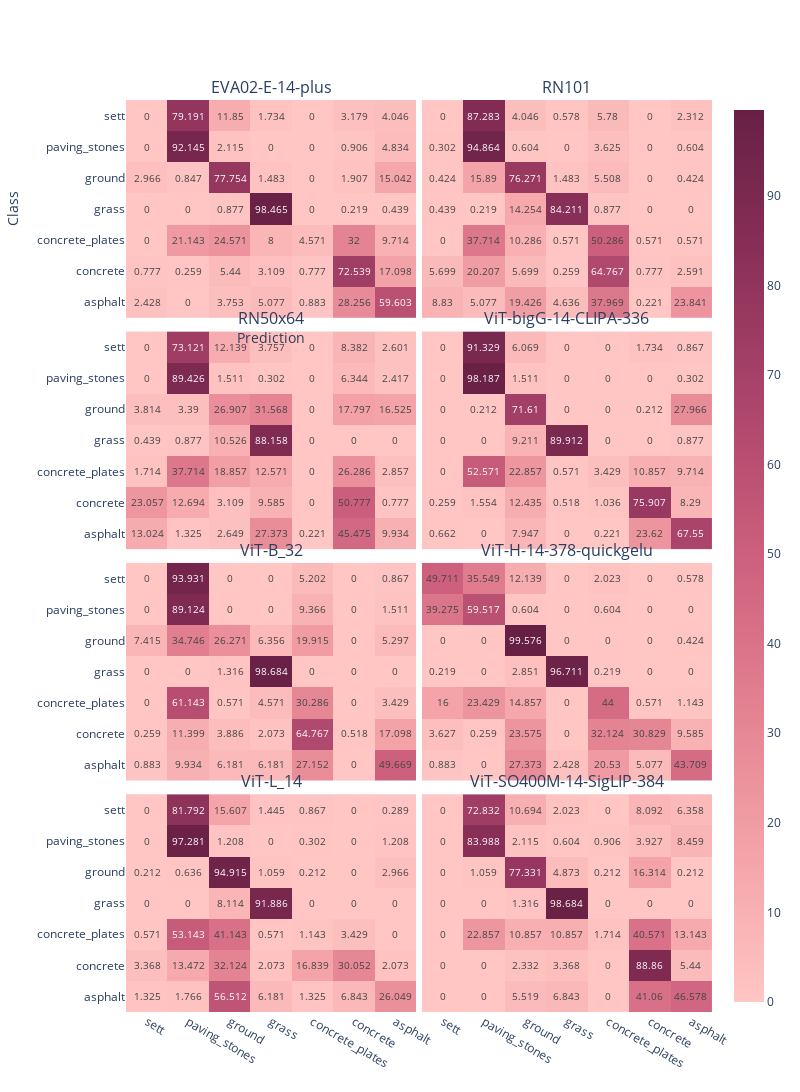

Write notebook code for a chart like this one.
### Code cell
# fig = go.Figure().set_subplots(rows=n_rows, cols=2, shared_xaxes=True, shared_yaxes=True, vertical_spacing=0.05, horizontal_spacing=0.01)
fig = make_subplots(rows=n_rows, cols=2, 
                    shared_xaxes=True, 
                    shared_yaxes=True,
                    subplot_titles=list(modelwise_confusion_matrices.keys()),
                    vertical_spacing=0.015, 
                    horizontal_spacing=0.01,
                    # x_title="Prediction",
                    # y_title="Class",
                    )

for i,modelname in enumerate(modelwise_confusion_matrices):
    subplot = px.imshow(modelwise_confusion_matrices[modelname],
                
                x=available_classes,
                y=available_classes,
              text_auto=True, 
              #  aspect="auto",
               )
    
    # print(i//2+1,i%2+1)
    subplot['layout']['xaxis']['autorange'] = "reversed"

    fig.add_trace(subplot.data[0], row=i//2+1, col=i%2+1)
    fig.update_xaxes(row=i//2+1, col=i%2+1, autorange='reversed')
    # fig.append_trace(subplot.data[0], row=i//2+1, col=i%2+1)

fig.update_coloraxes(colorscale=px.colors.sequential.Burg)
fig.update_layout(height=400*n_rows, width=400*2,
                  xaxis_title="Prediction",
                  yaxis_title="Class",
                  showlegend=True,)
fig.show()

### Figure 1 — Plotly figure (JSON) as saved in the notebook; plotly's stock layout.template omitted (floating-point values rounded to 4 significant figures)
{"data": [{"coloraxis": "coloraxis", "hovertemplate": "x: %{x}<br>y: %{y}<br>color: %{z}<extra></extra>", "name": "0", "texttemplate": "%{z}", "type": "heatmap", "x": ["asphalt", "concrete", "concrete_plates", "grass", "ground", "paving_stones", "sett"], "xaxis": "x", "y": ["asphalt", "concrete", "concrete_plates", "grass", "ground", "paving_stones", "sett"], "yaxis": "y", "z": [[59.6, 28.26, 0.883, 5.077, 3.753, 0, 2.428], [17.1, 72.54, 0.777, 3.109, 5.44, 0.259, 0.777], [9.714, 32, 4.571, 8, 24.57, 21.14, 0], [0.439, 0.219, 0, 98.47, 0.877, 0, 0], [15.04, 1.907, 0, 1.483, 77.75, 0.847, 2.966], [4.834, 0.906, 0, 0, 2.115, 92.14, 0], [4.046, 3.179, 0, 1.734, 11.85, 79.19, 0]]}, {"coloraxis": "coloraxis", "hovertemplate": "x: %{x}<br>y: %{y}<br>color: %{z}<extra></extra>", "name": "0", "texttemplate": "%{z}", "type": "heatmap", "x": ["asphalt", "concrete", "concrete_plates", "grass", "ground", "paving_stones", "sett"], "xaxis": "x2", "y": ["asphalt", "concrete", "concrete_plates", "grass", "ground", "paving_stones", "sett"], "yaxis": "y2", "z": [[23.84, 0.221, 37.97, 4.636, 19.43, 5.077, 8.83], [2.591, 0.777, 64.77, 0.259, 5.699, 20.21, 5.699], [0.571, 0.571, 50.29, 0.571, 10.29, 37.71, 0], [0, 0, 0.877, 84.21, 14.25, 0.219, 0.439], [0.424, 0, 5.508, 1.483, 76.27, 15.89, 0.424], [0.604, 0, 3.625, 0, 0.604, 94.86, 0.302], [2.312, 0, 5.78, 0.578, 4.046, 87.28, 0]]}, {"coloraxis": "coloraxis", "hovertemplate": "x: %{x}<br>y: %{y}<br>color: %{z}<extra></extra>", "name": "0", "texttemplate": "%{z}", "type": "heatmap", "x": ["asphalt", "concrete", "concrete_plates", "grass", "ground", "paving_stones", "sett"], "xaxis": "x3", "y": ["asphalt", "concrete", "concrete_plates", "grass", "ground", "paving_stones", "sett"], "yaxis": "y3", "z": [[9.934, 45.48, 0.221, 27.37, 2.649, 1.325, 13.02], [0.777, 50.78, 0, 9.585, 3.109, 12.69, 23.06], [2.857, 26.29, 0, 12.57, 18.86, 37.71, 1.714], [0, 0, 0, 88.16, 10.53, 0.877, 0.439], [16.52, 17.8, 0, 31.57, 26.91, 3.39, 3.814], [2.417, 6.344, 0, 0.302, 1.511, 89.43, 0], [2.601, 8.382, 0, 3.757, 12.14, 73.12, 0]]}, {"coloraxis": "coloraxis", "hovertemplate": "x: %{x}<br>y: %{y}<br>color: %{z}<extra></extra>", "name": "0", "texttemplate": "%{z}", "type": "heatmap", "x": ["asphalt", "concrete", "concrete_plates", "grass", "ground", "paving_stones", "sett"], "xaxis": "x4", "y": ["asphalt", "concrete", "concrete_plates", "grass", "ground", "paving_stones", "sett"], "yaxis": "y4", "z": [[67.55, 23.62, 0.221, 0, 7.947, 0, 0.662], [8.29, 75.91, 1.036, 0.518, 12.44, 1.554, 0.259], [9.714, 10.86, 3.429, 0.571, 22.86, 52.57, 0], [0.877, 0, 0, 89.91, 9.211, 0, 0], [27.97, 0.212, 0, 0, 71.61, 0.212, 0], [0.302, 0, 0, 0, 1.511, 98.19, 0], [0.867, 1.734, 0, 0, 6.069, 91.33, 0]]}, {"coloraxis": "coloraxis", "hovertemplate": "x: %{x}<br>y: %{y}<br>color: %{z}<extra></extra>", "name": "0", "texttemplate": "%{z}", "type": "heatmap", "x": ["asphalt", "concrete", "concrete_plates", "grass", "ground", "paving_stones", "sett"], "xaxis": "x5", "y": ["asphalt", "concrete", "concrete_plates", "grass", "ground", "paving_stones", "sett"], "yaxis": "y5", "z": [[49.67, 0, 27.15, 6.181, 6.181, 9.934, 0.883], [17.1, 0.518, 64.77, 2.073, 3.886, 11.4, 0.259], [3.429, 0, 30.29, 4.571, 0.571, 61.14, 0], [0, 0, 0, 98.68, 1.316, 0, 0], [5.297, 0, 19.91, 6.356, 26.27, 34.75, 7.415], [1.511, 0, 9.366, 0, 0, 89.12, 0], [0.867, 0, 5.202, 0, 0, 93.93, 0]]}, {"coloraxis": "coloraxis", "hovertemplate": "x: %{x}<br>y: %{y}<br>color: %{z}<extra></extra>", "name": "0", "texttemplate": "%{z}", "type": "heatmap", "x": ["asphalt", "concrete", "concrete_plates", "grass", "ground", "paving_stones", "sett"], "xaxis": "x6", "y": ["asphalt", "concrete", "concrete_plates", "grass", "ground", "paving_stones", "sett"], "yaxis": "y6", "z": [[43.71, 5.077, 20.53, 2.428, 27.37, 0, 0.883], [9.585, 30.83, 32.12, 0, 23.57, 0.259, 3.627], [1.143, 0.571, 44, 0, 14.86, 23.43, 16], [0, 0, 0.219, 96.71, 2.851, 0, 0.219], [0.424, 0, 0, 0, 99.58, 0, 0], [0, 0, 0.604, 0, 0.604, 59.52, 39.27], [0.578, 0, 2.023, 0, 12.14, 35.55, 49.71]]}, {"coloraxis": "coloraxis", "hovertemplate": "x: %{x}<br>y: %{y}<br>color: %{z}<extra></extra>", "name": "0", "texttemplate": "%{z}", "type": "heatmap", "x": ["asphalt", "concrete", "concrete_plates", "grass", "ground", "paving_stones", "sett"], "xaxis": "x7", "y": ["asphalt", "concrete", "concrete_plates", "grass", "ground", "paving_stones", "sett"], "yaxis": "y7", "z": [[26.05, 6.843, 1.325, 6.181, 56.51, 1.766, 1.325], [2.073, 30.05, 16.84, 2.073, 32.12, 13.47, 3.368], [0, 3.429, 1.143, 0.571, 41.14, 53.14, 0.571], [0, 0, 0, 91.89, 8.114, 0, 0], [2.966, 0, 0.212, 1.059, 94.92, 0.636, 0.212], [1.208, 0, 0.302, 0, 1.208, 97.28, 0], [0.289, 0, 0.867, 1.445, 15.61, 81.79, 0]]}, {"coloraxis": "coloraxis", "hovertemplate": "x: %{x}<br>y: %{y}<br>color: %{z}<extra></extra>", "name": "0", "texttemplate": "%{z}", "type": "heatmap", "x": ["asphalt", "concrete", "concrete_plates", "grass", "ground", "paving_stones", "sett"], "xaxis": "x8", "y": ["asphalt", "concrete", "concrete_plates", "grass", "ground", "paving_stones", "sett"], "yaxis": "y8", "z": [[46.58, 41.06, 0, 6.843, 5.519, 0, 0], [5.44, 88.86, 0, 3.368, 2.332, 0, 0], [13.14, 40.57, 1.714, 10.86, 10.86, 22.86, 0], [0, 0, 0, 98.68, 1.316, 0, 0], [0.212, 16.31, 0.212, 4.873, 77.33, 1.059, 0], [8.459, 3.927, 0.906, 0.604, 2.115, 83.99, 0], [6.358, 8.092, 0, 2.023, 10.69, 72.83, 0]]}], "layout": {"annotations": [{"font": {"size": 16}, "showarrow": false, "text": "EVA02-E-14-plus", "x": 0.2475, "xanchor": "center", "xref": "paper", "y": 1, "yanchor": "bottom", "yref": "paper"}, {"font": {"size": 16}, "showarrow": false, "text": "RN101", "x": 0.7525, "xanchor": "center", "xref": "paper", "y": 1, "yanchor": "bottom", "yref": "paper"}, {"font": {"size": 16}, "showarrow": false, "text": "RN50x64", "x": 0.2475, "xanchor": "center", "xref": "paper", "y": 0.7462, "yanchor": "bottom", "yref": "paper"}, {"font": {"size": 16}, "showarrow": false, "text": "ViT-bigG-14-CLIPA-336", "x": 0.7525, "xanchor": "center", "xref": "paper", "y": 0.7462, "yanchor": "bottom", "yref": "paper"}, {"font": {"size": 16}, "showarrow": false, "text": "ViT-B_32", "x": 0.2475, "xanchor": "center", "xref": "paper", "y": 0.4925, "yanchor": "bottom", "yref": "paper"}, {"font": {"size": 16}, "showarrow": false, "text": "ViT-H-14-378-quickgelu", "x": 0.7525, "xanchor": "center", "xref": "paper", "y": 0.4925, "yanchor": "bottom", "yref": "paper"}, {"font": {"size": 16}, "showarrow": false, "text": "ViT-L_14", "x": 0.2475, "xanchor": "center", "xref": "paper", "y": 0.2387, "yanchor": "bottom", "yref": "paper"}, {"font": {"size": 16}, "showarrow": false, "text": "ViT-SO400M-14-SigLIP-384", "x": 0.7525, "xanchor": "center", "xref": "paper", "y": 0.2387, "yanchor": "bottom", "yref": "paper"}], "coloraxis": {"colorscale": [[0, "rgb(255, 198, 196)"], [0.1667, "rgb(244, 163, 168)"], [0.3333, "rgb(227, 129, 145)"], [0.5, "rgb(204, 96, 125)"], [0.6667, "rgb(173, 70, 108)"], [0.8333, "rgb(139, 48, 88)"], [1, "rgb(103, 32, 68)"]]}, "height": 1600, "showlegend": true, "width": 800, "xaxis": {"anchor": "y", "autorange": "reversed", "domain": [0, 0.495], "matches": "x7", "showticklabels": false, "title": {"text": "Prediction"}}, "xaxis2": {"anchor": "y2", "autorange": "reversed", "domain": [0.505, 1], "matches": "x8", "showticklabels": false}, "xaxis3": {"anchor": "y3", "autorange": "reversed", "domain": [0, 0.495], "matches": "x7", "showticklabels": false}, "xaxis4": {"anchor": "y4", "autorange": "reversed", "domain": [0.505, 1], "matches": "x8", "showticklabels": false}, "xaxis5": {"anchor": "y5", "autorange": "reversed", "domain": [0, 0.495], "matches": "x7", "showticklabels": false}, "xaxis6": {"anchor": "y6", "autorange": "reversed", "domain": [0.505, 1], "matches": "x8", "showticklabels": false}, "xaxis7": {"anchor": "y7", "autorange": "reversed", "domain": [0, 0.495]}, "xaxis8": {"anchor": "y8", "autorange": "reversed", "domain": [0.505, 1]}, "yaxis": {"anchor": "x", "domain": [0.7612, 1], "title": {"text": "Class"}}, "yaxis2": {"anchor": "x2", "domain": [0.7612, 1], "matches": "y", "showticklabels": false}, "yaxis3": {"anchor": "x3", "domain": [0.5075, 0.7462]}, "yaxis4": {"anchor": "x4", "domain": [0.5075, 0.7462], "matches": "y3", "showticklabels": false}, "yaxis5": {"anchor": "x5", "domain": [0.2537, 0.4925]}, "yaxis6": {"anchor": "x6", "domain": [0.2537, 0.4925], "matches": "y5", "showticklabels": false}, "yaxis7": {"anchor": "x7", "domain": [0, 0.2387]}, "yaxis8": {"anchor": "x8", "domain": [0, 0.2387], "matches": "y7", "showticklabels": false}}}
